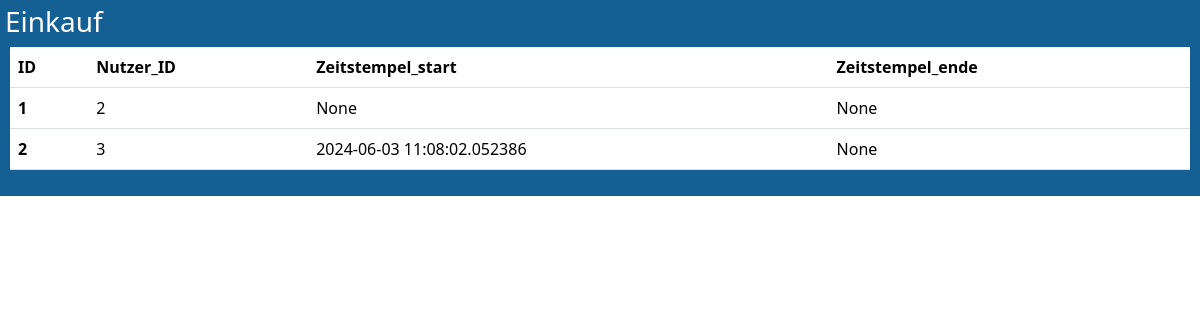
/Einkauf, run on an earlier commit of the app's database.
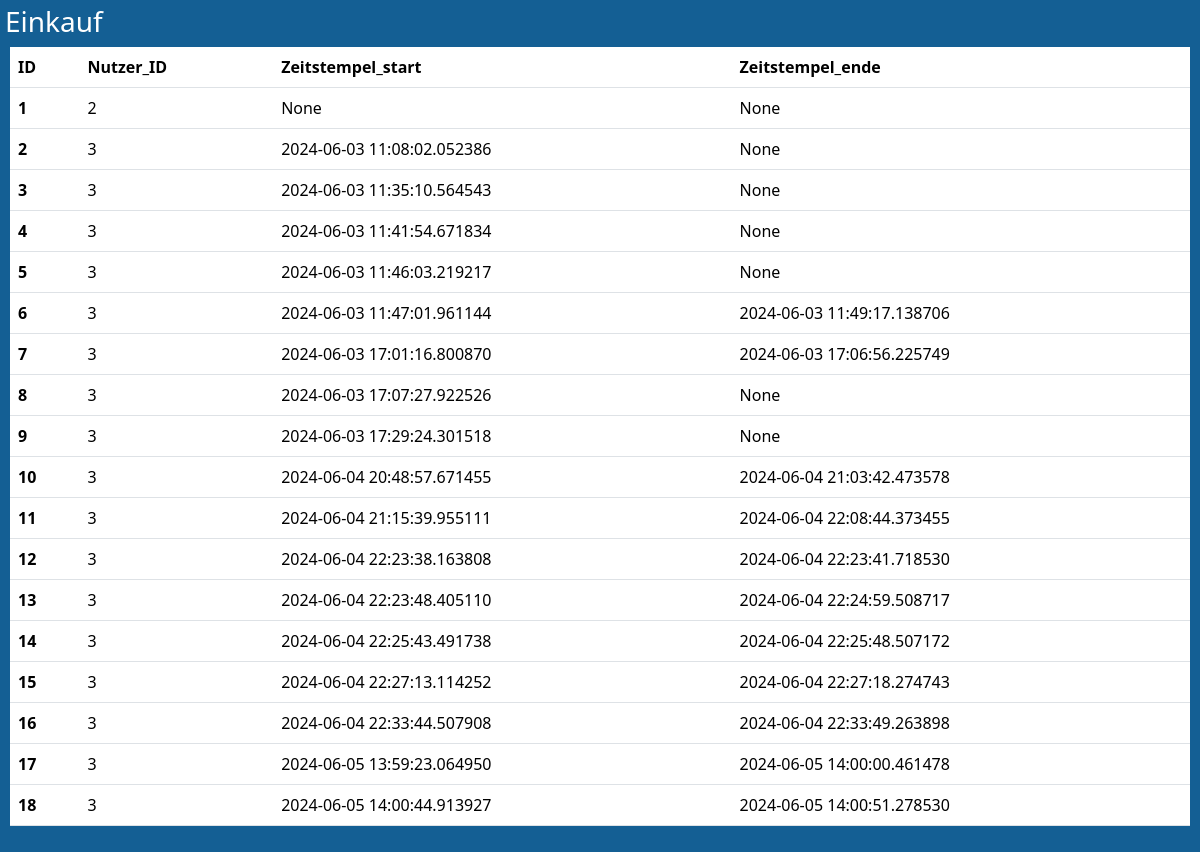
And on a later commit of the database.
### model.py (models this page shows, shortened)
class Einkauf(db.Model):
    __tablename__ = 'einkauf'
    ID = db.Column(db.Integer, primary_key=True)
    Nutzer_ID = db.Column(db.Integer, db.ForeignKey('nutzer.ID'))
    Zeitstempel_start = db.Column(db.DateTime)
    Zeitstempel_ende = db.Column(db.DateTime)
    Preis = db.Column(db.Float)
    Bezahlt = db.Column(db.Boolean)
    nutzer = relationship("Nutzer")

### app_admin.py (the view)
@admin.route('/Einkauf')
def show_einkauf():
    einkauf_entries = db.session.query(Einkauf).all()
    column_names =["ID", "Nutzer_ID",  "Zeitstempel_start","Zeitstempel_ende" ]
    return render_template('db_table_view.html', entries=einkauf_entries, column_names=column_names, title = "Einkauf")

### templates/db_table_view.html (shortened to what this page needs)
{% extends "sm_default_import_only.html" %}
{% block content %}
    <div class="dbPage-container">
        <h3>{{title}}</h1>
        <div class = " table-container">
            <table class="table">
                <thead class="thead-light">
                <tr>
                    {% for name in column_names %}
                        <th scope="col">{{ name }}</th>
                    {% endfor %}
                </tr>
                </thead>
                <tbody>
                    {% for entry in entries %}
                        <tr>
                            {% for identifier in column_names %}
                                {% if identifier == "ID" %}
                                    <th scope="row">{{ entry.ID }}</th>
                                {% else %}
                                    <td>{{ entry[identifier]  }}</td>
                                {% endif%}
                            {% endfor %}
                        </tr>
                    {% endfor %}
                </tbody>
            </table>
        </div>
    </div>
{%endblock%}

### templates/sm_default_import_only.html (shortened to what this page needs)
<!doctype html>
<html lang="en">
    <head>
        <link rel="stylesheet" type="text/css" href="{{ url_for('static', filename='style.css') }}">
        <link rel="stylesheet" type="text/css" href="../static/style.css">
        <link href="
        https://cdn.jsdelivr.net/npm/bootstrap@5.3.3/dist/css/bootstrap.min.css"
        rel="stylesheet">
    </head>
    <body>
        {% block content %}
        {% endblock %}
    </body>
</html>

### static/style.css (style rules this page uses)
header, body, footer { background-color: rgb(24, 115, 180); color: white; height: auto; display: flex; flex-direction: column; }
.dbPage-container { background-color: rgb(20, 95, 148); color: white; flex: 1; overflow: hidden; padding: 5px; height: 75vh; }
.table-container { overflow-y: auto; overflow-x: auto; max-width: 100%; margin: 5px; }
.table { width: 100%; border-collapse: collapse; table-layout: auto; }
td, th { padding : 5px; overflow: hidden; text-overflow: ellipsis; }

What changed in the data, as far as the page shows it:
added Einkauf: ID "3", Nutzer_ID "3" "2024-06-03 11:35:10.564543" "None"
added Einkauf: ID "4", Nutzer_ID "3" "2024-06-03 11:41:54.671834" "None"
added Einkauf: ID "5", Nutzer_ID "3" "2024-06-03 11:46:03.219217" "None"
added Einkauf: ID "6", Nutzer_ID "3" "2024-06-03 11:47:01.961144" "2024-06-03 11:49:17.138706"
added Einkauf: ID "7", Nutzer_ID "3" "2024-06-03 17:01:16.800870" "2024-06-03 17:06:56.225749"
added Einkauf: ID "8", Nutzer_ID "3" "2024-06-03 17:07:27.922526" "None"
added Einkauf: ID "9", Nutzer_ID "3" "2024-06-03 17:29:24.301518" "None"
added Einkauf: ID "10", Nutzer_ID "3" "2024-06-04 20:48:57.671455" "2024-06-04 21:03:42.473578"
added Einkauf: ID "11", Nutzer_ID "3" "2024-06-04 21:15:39.955111" "2024-06-04 22:08:44.373455"
added Einkauf: ID "12", Nutzer_ID "3" "2024-06-04 22:23:38.163808" "2024-06-04 22:23:41.718530"
added Einkauf: ID "13", Nutzer_ID "3" "2024-06-04 22:23:48.405110" "2024-06-04 22:24:59.508717"
added Einkauf: ID "14", Nutzer_ID "3" "2024-06-04 22:25:43.491738" "2024-06-04 22:25:48.507172"
added Einkauf: ID "15", Nutzer_ID "3" "2024-06-04 22:27:13.114252" "2024-06-04 22:27:18.274743"
added Einkauf: ID "16", Nutzer_ID "3" "2024-06-04 22:33:44.507908" "2024-06-04 22:33:49.263898"
added Einkauf: ID "17", Nutzer_ID "3" "2024-06-05 13:59:23.064950" "2024-06-05 14:00:00.461478"
added Einkauf: ID "18", Nutzer_ID "3" "2024-06-05 14:00:44.913927" "2024-06-05 14:00:51.278530"
